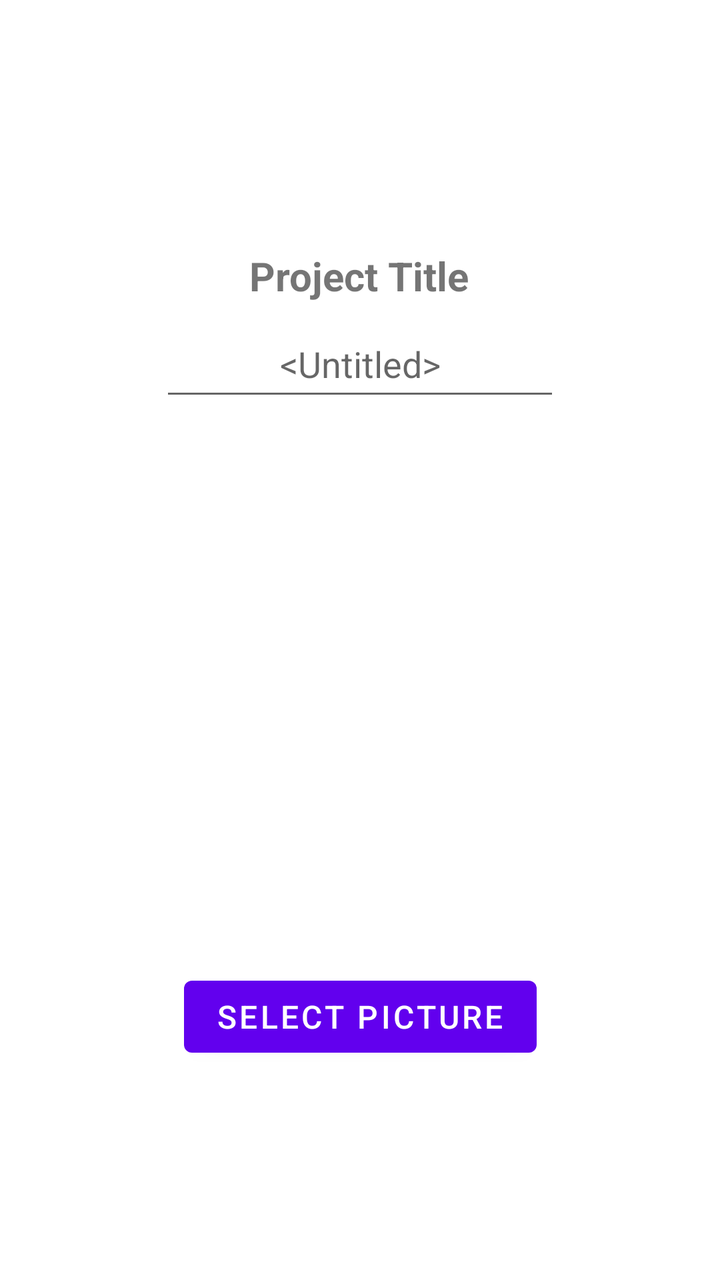
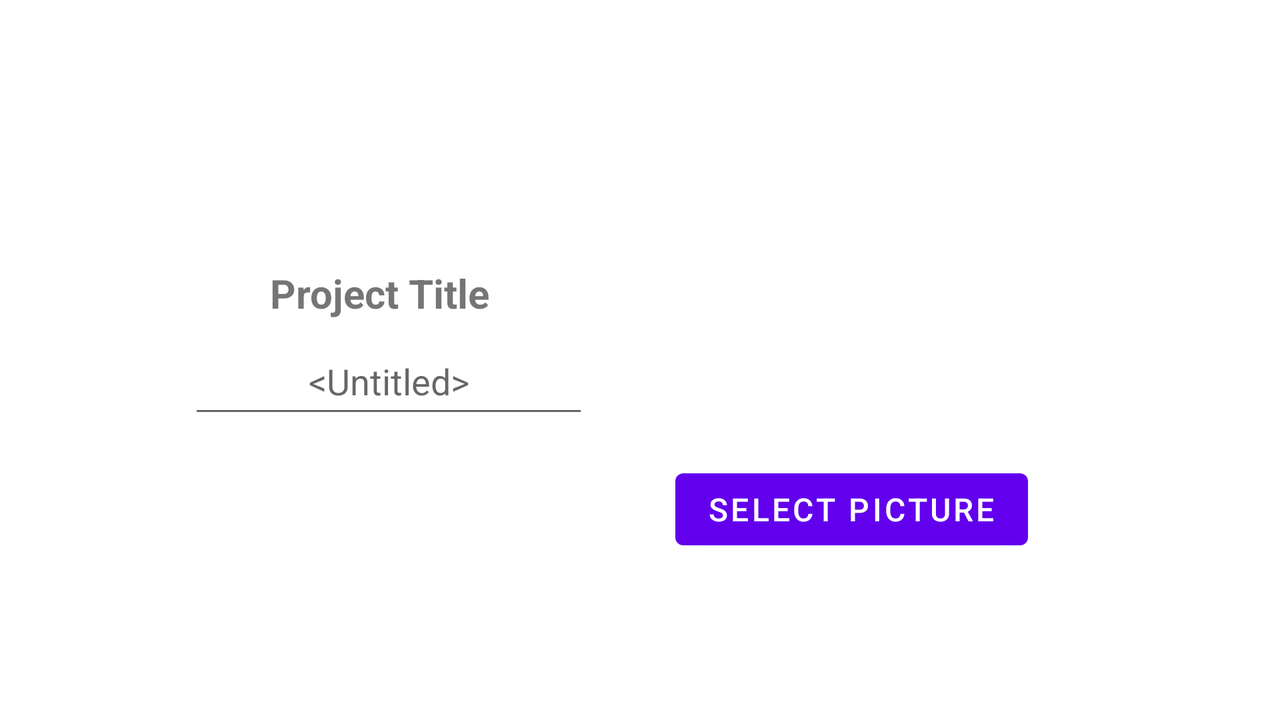

The same Android screen from two of the app's own layout files: first res/layout/ as a phone draws it, then the repository's variant for another configuration, drawn on a device whose configuration selects that folder. Both files follow.
<!-- AndroidManifest.xml: application theme Theme.DrawTogether -->
<!-- res/layout/fragment_picture_draw.xml -->
<?xml version="1.0" encoding="utf-8"?>
<androidx.constraintlayout.widget.ConstraintLayout xmlns:android="http://schemas.android.com/apk/res/android"
    xmlns:app="http://schemas.android.com/apk/res-auto"
    xmlns:tools="http://schemas.android.com/tools"
    android:layout_width="match_parent"
    android:layout_height="match_parent"
    tools:context=".ui.picturedraw.PictureDrawFragment">

    <Button
        android:id="@+id/select_picture"
        android:layout_width="wrap_content"
        android:layout_height="wrap_content"
        android:layout_marginStart="11dp"
        android:layout_marginTop="39dp"
        android:layout_marginEnd="11dp"
        android:text="@string/board_config_picture"
        android:textSize="16sp"
        app:layout_constraintEnd_toEndOf="@+id/picture"
        app:layout_constraintStart_toStartOf="@+id/picture"
        app:layout_constraintTop_toBottomOf="@+id/picture" />

    <ImageView
        android:id="@+id/picture"
        android:layout_width="200dp"
        android:layout_height="200dp"
        android:layout_marginStart="105dp"
        android:layout_marginTop="40dp"
        android:contentDescription="@string/picture_change"
        app:layout_constraintEnd_toEndOf="@+id/project_name"
        app:layout_constraintHorizontal_bias="1.0"
        app:layout_constraintStart_toStartOf="@+id/project_name"
        app:layout_constraintTop_toBottomOf="@+id/project_name"
        app:srcCompat="@drawable/placeholder" />

    <EditText
        android:id="@+id/project_name"
        android:layout_width="200dp"
        android:layout_height="50dp"
        android:layout_marginTop="4dp"
        android:ems="10"
        android:hint="@android:string/untitled"
        android:inputType="textPersonName"
        android:maxLength="20"
        android:textAlignment="center"
        app:layout_constraintEnd_toEndOf="parent"
        app:layout_constraintStart_toStartOf="parent"
        app:layout_constraintTop_toBottomOf="@+id/textView7" />

    <TextView
        android:id="@+id/textView7"
        android:layout_width="wrap_content"
        android:layout_height="wrap_content"
        android:text="@string/title_project"
        android:textSize="20sp"
        android:textStyle="bold"
        app:layout_constraintBottom_toBottomOf="parent"
        app:layout_constraintEnd_toEndOf="parent"
        app:layout_constraintHorizontal_bias="0.498"
        app:layout_constraintStart_toStartOf="parent"
        app:layout_constraintTop_toTopOf="parent"
        app:layout_constraintVertical_bias="0.203" />

</androidx.constraintlayout.widget.ConstraintLayout>
<!-- resources referenced by this layout -->
<resources>
  <string name="board_config_picture">SELECT PICTURE</string>
  <string name="picture_change">Click picture to change</string>
  <string name="title_project">Project Title</string>
  <style name="Theme.DrawTogether" parent="Theme.MaterialComponents.DayNight.DarkActionBar">
          
          <item name="colorPrimary">@color/purple_500</item>
          <item name="colorPrimaryVariant">@color/blue_700</item>
          <item name="colorOnPrimary">@color/white</item>
          
          <item name="colorSecondary">@color/teal_200</item>
          <item name="colorSecondaryVariant">@color/teal_700</item>
          <item name="colorOnSecondary">@color/black</item>
          
          <item name="android:statusBarColor">?attr/colorPrimaryVariant</item>
          
      </style>
  <color name="purple_500">#FF6200EE</color>
  <color name="blue_700">#FF3700B3</color>
  <color name="white">#FFFFFFFF</color>
  <color name="teal_200">#FF03DAC5</color>
  <color name="teal_700">#FF018786</color>
  <color name="black">#FF000000</color>
</resources>
<!-- res/layout-land/fragment_picture_draw.xml (the repository's variant of the layout above) -->
<!-- drawn on the phone turned sideways -->
<?xml version="1.0" encoding="utf-8"?>
<androidx.constraintlayout.widget.ConstraintLayout xmlns:android="http://schemas.android.com/apk/res/android"
    xmlns:app="http://schemas.android.com/apk/res-auto"
    xmlns:tools="http://schemas.android.com/tools"
    android:layout_width="match_parent"
    android:layout_height="match_parent"
    tools:context=".ui.picturedraw.PictureDrawFragment">

    <Button
        android:id="@+id/select_picture"
        android:layout_width="wrap_content"
        android:layout_height="wrap_content"
        android:layout_marginTop="28dp"
        android:text="@string/board_config_picture"
        android:textSize="16sp"
        app:layout_constraintEnd_toEndOf="@+id/picture"
        app:layout_constraintHorizontal_bias="0.565"
        app:layout_constraintStart_toStartOf="@+id/picture"
        app:layout_constraintTop_toBottomOf="@+id/picture" />

    <ImageView
        android:id="@+id/picture"
        android:layout_width="150dp"
        android:layout_height="150dp"
        android:contentDescription="@string/picture_change"
        app:layout_constraintBottom_toBottomOf="parent"
        app:layout_constraintEnd_toEndOf="parent"
        app:layout_constraintHorizontal_bias="0.719"
        app:layout_constraintStart_toStartOf="parent"
        app:layout_constraintTop_toTopOf="parent"
        app:layout_constraintVertical_bias="0.25"
        app:srcCompat="@drawable/placeholder" />

    <EditText
        android:id="@+id/project_name"
        android:layout_width="200dp"
        android:layout_height="50dp"
        android:layout_marginTop="4dp"
        android:ems="10"
        android:hint="@android:string/untitled"
        android:inputType="textPersonName"
        android:maxLength="20"
        android:textAlignment="center"
        app:layout_constraintEnd_toEndOf="@+id/textView7"
        app:layout_constraintHorizontal_bias="0.454"
        app:layout_constraintStart_toStartOf="@+id/textView7"
        app:layout_constraintTop_toBottomOf="@+id/textView7" />

    <TextView
        android:id="@+id/textView7"
        android:layout_width="wrap_content"
        android:layout_height="wrap_content"
        android:text="@string/title_project"
        android:textSize="20sp"
        android:textStyle="bold"
        app:layout_constraintBottom_toBottomOf="parent"
        app:layout_constraintEnd_toEndOf="parent"
        app:layout_constraintHorizontal_bias="0.255"
        app:layout_constraintStart_toStartOf="parent"
        app:layout_constraintTop_toTopOf="parent"
        app:layout_constraintVertical_bias="0.399" />

</androidx.constraintlayout.widget.ConstraintLayout>
